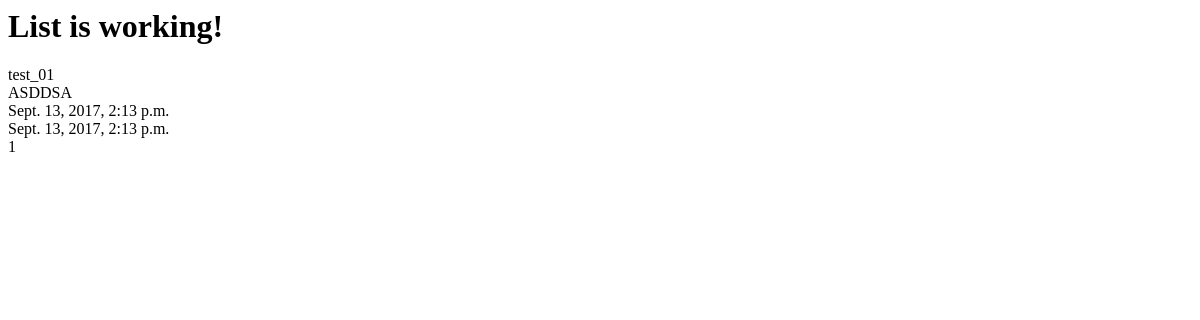
/posts/, run on an earlier commit of the app's database.
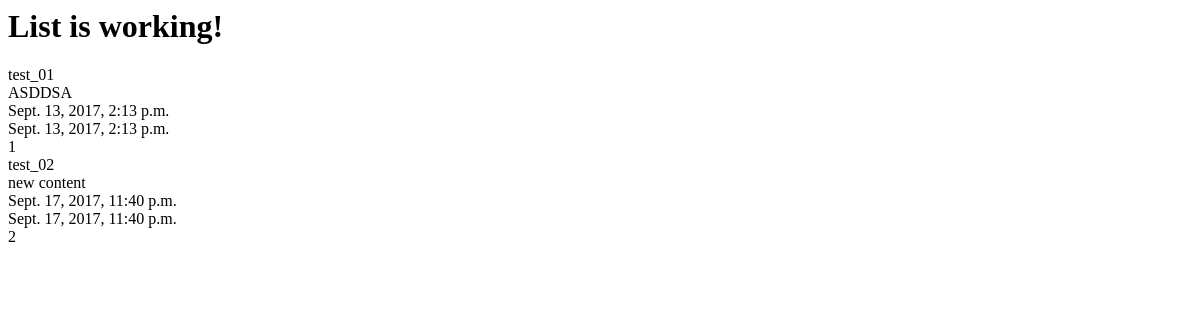
And on a later commit of the database.
### posts/models.py (models this page shows, shortened)
class Post(models.Model):
    title = models.CharField(max_length=120)
    content = models.TextField()
    updated = models.DateTimeField(auto_now=True, auto_now_add=False)
    timestamp = models.DateTimeField(auto_now=False, auto_now_add=True)

### posts/views.py (the view)
def post_list(request):
    queryset = Post.objects.all()
    context = {
        "object_list": queryset,
        "title": "List"
    }
    return render(request, "index.html", context)

### templates/index.html
<html>
    <body>
        <h1>
            {{title}} is working!
        </h1>
        {% for obj in object_list %}
        {{obj.title}}<br/>
        {{obj.content}}<br/>
        {{obj.timestamp}}<br/>
        {{obj.updated}}<br/>
        {{obj.id}}<br/>
        {% endfor %}
    </body>
</html>

What changed in the data, as far as the page shows it:
added Post: title "test_02", content "new content", timestamp "Sept. 17, 2017, 11:40 p.m.", updated "Sept. 17, 2017, 11:40 p.m.", id "2"
